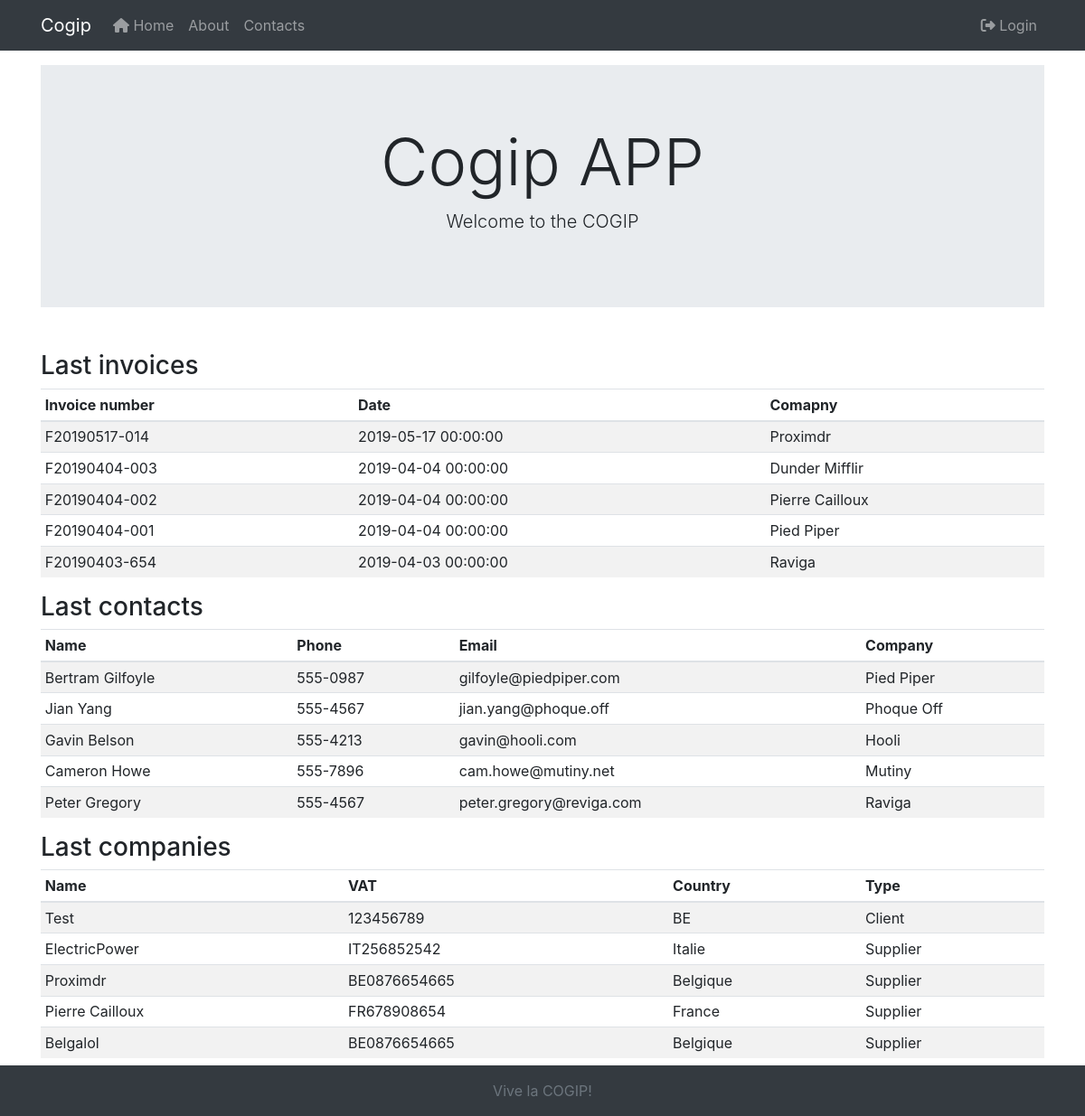
The page / on the database its author committed.
### tables this page shows
CREATE TABLE `invoices` (
  `id` int(11) NOT NULL,
  `number` varchar(50) DEFAULT NULL,
  `date` datetime DEFAULT current_timestamp(),
  `company_id` int(11) DEFAULT NULL,
  `people_id` int(11) DEFAULT NULL
);

CREATE TABLE `companies` (
  `id` int(11) NOT NULL,
  `name` varchar(50) DEFAULT NULL,
  `country` varchar(50) DEFAULT NULL,
  `vat` varchar(50) DEFAULT NULL,
  `type_id` int(11) DEFAULT NULL
);

CREATE TABLE `people` (
  `id` int(11) NOT NULL,
  `first_name` varchar(50) DEFAULT NULL,
  `last_name` varchar(50) DEFAULT NULL,
  `telephone` varchar(8) NOT NULL,
  `email` varchar(50) DEFAULT NULL,
  `company_id` int(11) DEFAULT NULL
);

CREATE TABLE `type` (
  `id` int(11) NOT NULL,
  `type` varchar(10) DEFAULT NULL
);

### app/controllers/Pages.php (called while the page is built, shortened)
<?php
    class Pages extends Controller
    {
        public function __construct()
        {
            $this->invoiceModel = $this->model('Invoice');
            $this->personModel = $this->model('Person');
            $this->companyModel = $this->model('Company');
        }
        public function index()
        {
            $invoices = $this->invoiceModel->get5Invoices();
            $people = $this->personModel->get5People();
            $companies = $this->companyModel->get5Companies();
            $data =
            [
                'title' => 'Cogip APP',
                'description' => 'Welcome to the COGIP',
                'invoices' => $invoices,
                'people' => $people,
                'companies' => $companies
            ];
            $this->view('pages/index', $data);
        }
    }

### app/libraries/Core.php (called while the page is built, shortened)
<?php
    class Core
    {
        protected $currentMethod = 'index';
        public function __construct()
        {
            $url = $this->getUrl();
            $this->currentController = new $this->currentController;
            $this->params = $url ? array_values($url) : [];
            call_user_func_array([$this->currentController, $this->currentMethod], $this->params);
        }
    }

### public/index.php (called while the page is built, shortened)
<?php
    $init = new Core();

### app/libraries/Database.php (called while the page is built, shortened)
<?php
  class Database
  {
    private $host = DB_HOST;
    private $user = DB_USER;
    private $pass = DB_PASS;
    private $dbname = DB_NAME;
    private $dbh;
    private $stmt;
    public function __construct()
    {
      $dsn = 'mysql:host=' . $this->host . ';dbname=' . $this->dbname;
      $options =
      [
        PDO::ATTR_PERSISTENT => true,
        PDO::ATTR_ERRMODE => PDO::ERRMODE_EXCEPTION,
        PDO::ATTR_DEFAULT_FETCH_MODE => PDO::FETCH_OBJ
      ];
      try
      {
        $this->dbh = new PDO($dsn, $this->user, $this->pass, $options);
      }
      catch(PDOException $e)
      {
        $this->error = $e->getMessage();
        echo $this->error;
      }
    }
    public function query($sql)
    {
      $this->stmt = $this->dbh->prepare($sql);
    }
    public function execute()
    {
      return $this->stmt->execute();
    }
    public function resultSet()
    {
      $this->execute();
      return $this->stmt->fetchAll();
    }
  }

### app/models/Invoice.php (called while the page is built, shortened)
<?php
    class Invoice
    {
        private $db;
        public function __construct()
        {
            $this->db = new Database;
        }
        public function get5Invoices()
        {
          $this->db->query('SELECT *,
                            invoices.id as invoiceId,
                            companies.id as companyId
                            FROM invoices
                            INNER JOIN companies
                            ON invoices.company_id = companies.id
                            ORDER BY date DESC
                            LIMIT 5
                            ');
          $results = $this->db->resultSet();
          return $results;
        }
    }

### app/models/Person.php (called while the page is built, shortened)
<?php
    class Person
    {
        private $db;
        public function __construct()
        {
            $this->db = new Database;
        }
        public function get5People()
        {
            $this->db->query('SELECT *,
                              people.id as personId,
                              companies.id as companyId
                              FROM people
                              INNER JOIN companies
                              ON people.company_id = companies.id
                              ORDER BY people.id DESC
                              LIMIT 5
                              ');
            $results = $this->db->resultSet();
            return $results;
        }
    }

### app/models/Company.php (called while the page is built, shortened)
<?php
    class Company
    {
        private $db;
        public function __construct()
        {
            $this->db = new Database;
        }
        public function get5Companies()
        {
            $this->db->query('SELECT *,
                              companies.id as companyId,
                              type.id as typeId
                              FROM companies
                              INNER JOIN type
                              ON companies.type_id = type.id
                              ORDER BY companies.id DESC
                              LIMIT 5
                              ');
            $results = $this->db->resultSet();
            return $results;
        }
    }

### app/views/pages/index.php (the view)
<?php require APPROOT . '/views/inc/header.php'; ?>
    <div class="jumbotron jumbotron-fluid text-center">
        <div class="container">
            <h1 class="display-3"><?= $data['title'] ?></h1>
            <p class="lead"><?= $data['description'] ?></p>
        </div>
    </div>
    <h3 class="pt-3">Last invoices</h3>
    <div class="table-responsive">
        <table class="table table-striped table-sm">
            <thead>
                <tr>
                    <th>Invoice number</th>
                    <th>Date</th>
                    <th>Comapny</th>
                </tr>
            </thead>
            <tbody>
                <?php foreach($data['invoices'] as $invoice) : ?>
                    <tr>
                        <td><?= $invoice->number ?></td>
                        <td><?= $invoice->date ?></td>
                        <td><?= $invoice->name ?></td>
                    </tr>
                <?php endforeach ?>
            </tbody>
        </table>
        </div>
        <h3>Last contacts</h3>
        <div class="table-responsive">
        <table class="table table-striped table-sm">
            <thead>
                <tr>
                    <th>Name</th>
                    <th>Phone</th>
                    <th>Email</th>
                    <th>Company</th>
                </tr>
            </thead>
            <tbody>
                <?php foreach($data['people'] as $person) : ?>
                    <tr>
                        <td><?= $person->first_name . ' ' . $person->last_name ?></td>
                        <td><?= $person->telephone ?></td>
                        <td><?= $person->email ?></td>
                        <td><?= $person->name ?></td>
                    </tr>
                <?php endforeach ?>
            </tbody>
        </table>
        </div>
        <h3>Last companies</h3>
        <div class="table-responsive">
        <table class="table table-striped table-sm">
            <thead>
                <tr>
                    <th>Name</th>
                    <th>VAT</th>
                    <th>Country</th>
                    <th>Type</th>
                </tr>
            </thead>
            <tbody>
                <?php foreach($data['companies'] as $company) : ?>
                    <tr>
                        <td><?= $company->name?></td>
                        <td><?= $company->vat ?></td>
                        <td><?= $company->country ?></td>
                        <td><?= $company->type ?></td>
                    </tr>
                <?php endforeach ?>
            </tbody>
        </table>
    </div>
<?php require APPROOT . '/views/inc/footer.php'; ?>

### app/libraries/Controller.php (shortened to what this page needs)
<?php
    class Controller
    {
        public function view($view, $data = [])
        {
            if (file_exists('../app/views/' . $view . '.php'))
            {
                require_once '../app/views/' . $view . '.php';
            }
            else
            {
                die('View does not exist');
            }
        }
    }

### app/views/inc/header.php (shortened to what this page needs)
<!DOCTYPE html>
<html lang="en">
<head>
    <link rel="stylesheet" href="https://stackpath.bootstrapcdn.com/bootstrap/4.5.2/css/bootstrap.min.css">
    <link rel="stylesheet" href="<?= URLROOT ?>/css/style.css">
</head>
<body>
    <?php require APPROOT . '/views/inc/navbar.php'; ?>
    <div class="container mb-5">

### app/views/inc/navbar.php (shortened to what this page needs)
<nav class="navbar navbar-expand-lg navbar-dark bg-dark mb-3">
  <div class="container">
    <a class="navbar-brand" href="<?= URLROOT ?>"><?= SITENAME ?></a>
    <div class="collapse navbar-collapse" id="navbarsExampleDefault">
      <ul class="navbar-nav mr-auto">
        <li class="nav-item">
          <a class="nav-link" href="<?= URLROOT ?>"><i class="fas fa-home"></i> Home</a>
        </li>
        <li class="nav-item">
          <a class="nav-link" href="<?= URLROOT ?>/pages/about">About</a>
        </li>
        <li class="nav-item">
        <a class="nav-link" href="<?= URLROOT ?>/people">Contacts</a>
        </li>
      </ul>
      <ul class="navbar-nav ml-auto">
        <?php if (isset($_SESSION['user_id'])) : ?>
          <li class="nav-item">
            <a class="nav-link" href="#"><i class="fas fa-user"></i> <?= $_SESSION['user_name'] ?></a>
          </li>
          <li class="nav-item">
            <a class="nav-link" href="<?= URLROOT ?>/users/logout"><i class="fas fa-sign-out-alt"></i> Logout</a>
          </li>
        <?php else : ?>
          <li class="nav-item">
            <a class="nav-link" href="<?= URLROOT ?>/users/login"><i class="fas fa-sign-out-alt"></i> Login</a>
          </li>
        <?php endif; ?>
      </ul>
    </div>
  </div>
</nav>

### app/views/inc/footer.php (shortened to what this page needs)
    </div>
    <footer class="footer fixed-bottom bg-dark py-3">
      <div class="container text-center">
        <span class="text-muted">Vive la COGIP!</span>
      </div>
    </footer>
</body>
</html>

### rows shown on the page
invoices: number "F20190517-014", date "2019-05-17 00:00:00", company.name "Proximdr"
invoices: number "F20190404-003", date "2019-04-04 00:00:00", company.name "Dunder Mifflir"
invoices: number "F20190404-002", date "2019-04-04 00:00:00", company.name "Pierre Cailloux"
invoices: number "F20190404-001", date "2019-04-04 00:00:00", company.name "Pied Piper"
invoices: number "F20190403-654", date "2019-04-03 00:00:00", company.name "Raviga"
people: first_name "Bertram", last_name "Gilfoyle", telephone "555-0987", email "gilfoyle@piedpiper.com", company.name "Pied Piper"
people: first_name "Jian", last_name "Yang", telephone "555-4567", email "jian.yang@phoque.off", company.name "Phoque Off"
people: first_name "Gavin", last_name "Belson", telephone "555-4213", email "gavin@hooli.com", company.name "Hooli"
people: first_name "Cameron", last_name "Howe", telephone "555-7896", email "cam.howe@mutiny.net", company.name "Mutiny"
people: first_name "Peter", last_name "Gregory", telephone "555-4567", email "peter.gregory@reviga.com", company.name "Raviga"
companies: name "Test", vat "123456789", country "BE", type.type "Client"
companies: name "ElectricPower", vat "IT256852542", country "Italie", type.type "Supplier"
companies: name "Proximdr", vat "BE0876654665", country "Belgique", type.type "Supplier"
companies: name "Pierre Cailloux", vat "FR678908654", country "France", type.type "Supplier"
companies: name "Belgalol", vat "BE0876654665", country "Belgique", type.type "Supplier"

### other values the page prints
SITENAME "Cogip"
$data['title'] "Cogip APP"
$data['description'] "Welcome to the COGIP"
